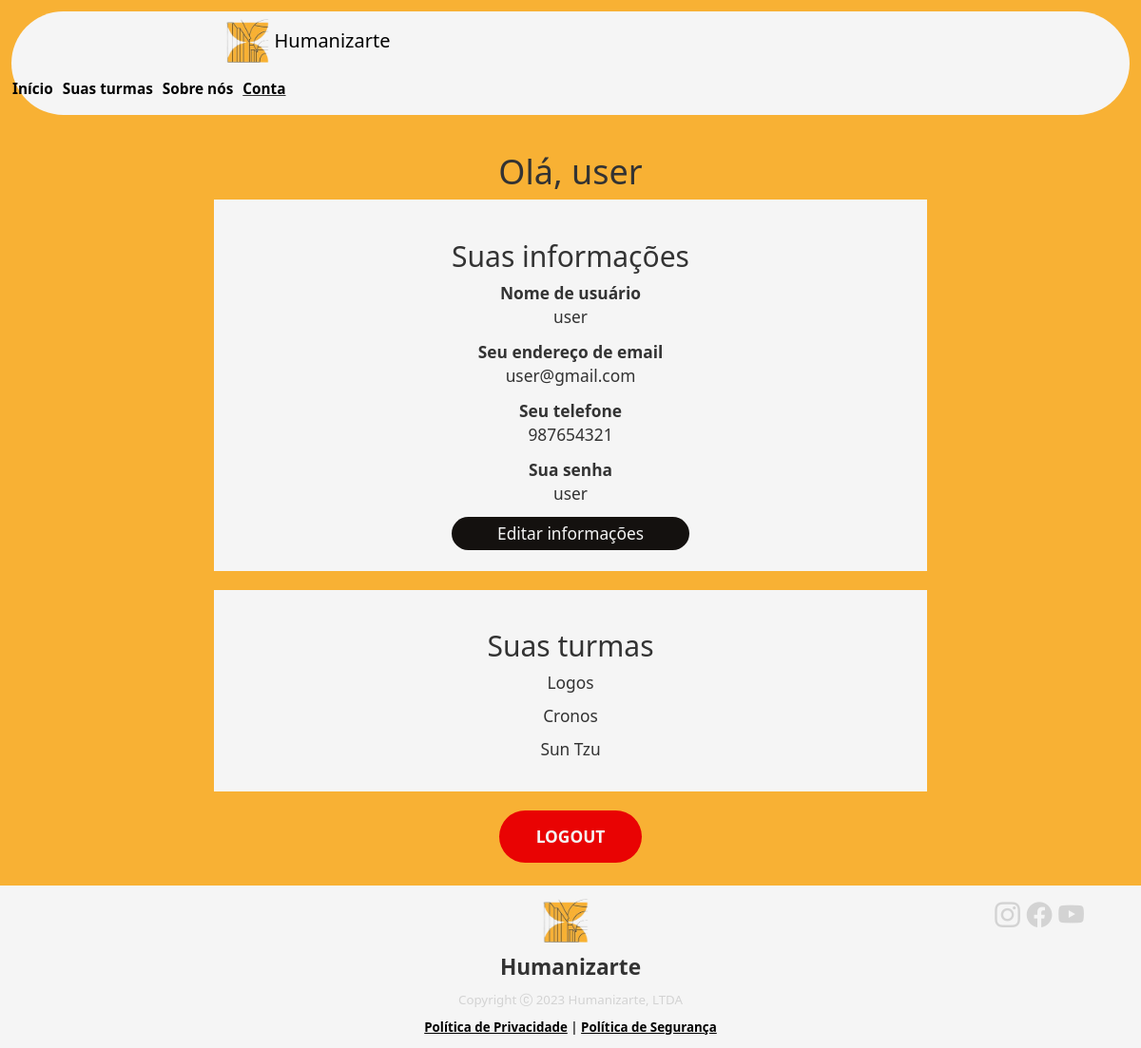
Screenshot of /CADASTRADO/conta/conta.php (signed in) with the database file from the repository.
### tables this page shows
CREATE TABLE IF NOT EXISTS aluno (
    id_aluno INT NOT NULL AUTO_INCREMENT,
    nome VARCHAR(45) NOT NULL,
    email VARCHAR(45) NOT NULL,
    telefone VARCHAR(45) NOT NULL,
    senha VARCHAR(45) NOT NULL,
    status ENUM('ativado', 'desativado') NOT NULL DEFAULT 'ativado',
    PRIMARY KEY (id_aluno)
);

CREATE TABLE IF NOT EXISTS turma (
    id_turma INT NOT NULL AUTO_INCREMENT,
    nome VARCHAR(45) NOT NULL,
    PRIMARY KEY (id_turma)
);

### CADASTRADO/conta/conta.php (the view, shortened to what this page needs)
<?php
include_once("../conn/sessao_usuarios.php");
include_once '../conn/auth.php';
$userID = isset($_SESSION['userID']) ? $_SESSION['userID'] : null;
$user_id = $userID;
$sql = "SELECT nome, email, telefone, senha FROM aluno WHERE id_aluno = :user_id";
try {
  $stmt = $pdo->prepare($sql);
  $stmt->bindParam(':user_id', $user_id, PDO::PARAM_INT);
  $stmt->execute();
  $user = $stmt->fetch(PDO::FETCH_ASSOC);
} catch (PDOException $e) {
}
?>
<!DOCTYPE html>
<html lang="pt-br">
<head>
  <link rel="stylesheet" href="conta.css">
  <link href="https://cdn.jsdelivr.net/npm/bootstrap@5.3.0-alpha2/dist/css/bootstrap.min.css" rel="stylesheet">
  <link rel="stylesheet" href="https://cdn.jsdelivr.net/npm/bootstrap-icons@1.10.3/font/bootstrap-icons.css">
  <link href="https://cdnjs.cloudflare.com/ajax/libs/font-awesome/4.7.0/css/font-awesome.min.css" rel="stylesheet" />
  <link rel="stylesheet" href="https://maxcdn.bootstrapcdn.com/bootstrap/3.4.1/css/bootstrap.min.css">
</head>
<body>
  <div class="navbar">
    <a class="navbar-logo" style="color: black; text-decoration: none; font-size: 15pt;">
      <img src="../index/imagens/logo.png" width="50px" height="50px">
      Humanizarte
    </a>
    <nav class="lista-menu">
      <ul class="menu-items">
        <li><a href="../index/index.php">Início</a></li>
        <li><a href="../suas turmas/turmas.php">Suas turmas</a></li>
        <li><a href="../sobre-nos/sobrenos.php">Sobre nós</a></li>
        <li id="atual"><a href="../conta/conta.php">Conta</a></li>
      </ul>
    </nav>
  </div>
  <div class="center-content">
    <div class="area">
      <h1>Olá, <?php echo htmlspecialchars($user['nome']); ?> </h1>
      <div class="user">
        <h2>Suas informações</h2>
        <div class="campo">
          <p><strong>Nome de usuário</strong></p>
          <p><?php echo htmlspecialchars($user['nome']); ?></p>
        </div>
        <div class="campo">
          <p><strong>Seu endereço de email</strong></p>
          <p><?php echo htmlspecialchars($user['email']); ?></p>
        </div>
        <div class="campo">
          <p><strong>Seu telefone</strong></p>
          <p><?php echo htmlspecialchars($user['telefone']); ?></p>
        </div>
        <div class="campo">
          <p><strong>Sua senha</strong></p>
          <p><?php echo htmlspecialchars($user['senha']); ?></p>
        </div>
        <div class="edit">
          <a href="editarUsuario.php">Editar informações</a>
        </div>
      </div>
      <div class="turmas">
        <h2>Suas turmas</h2>
        <?php
        $sqlTurmas = "SELECT turma.nome FROM turma
                  INNER JOIN aluno_turma ON turma.id_turma = aluno_turma.id_turma
                  WHERE aluno_turma.id_aluno = :user_id";
        try {
          $stmtTurmas = $pdo->prepare($sqlTurmas);
          $stmtTurmas->bindParam(':user_id', $user_id, PDO::PARAM_INT);
          $stmtTurmas->execute();
          while ($row = $stmtTurmas->fetch(PDO::FETCH_ASSOC)) {
            echo "<p>" . htmlspecialchars($row['nome']) . "</p>";
          }
        } catch (PDOException $e) {
        }
        ?>
      </div>
      <div class="logout">
        <a href="logout.php">LOGOUT</a>
      </div>
    </div>
  </div>
  <footer class="rodape">
    <div class="roda-pe">
      <div class="contato">
        <i class="bi bi-instagram" id="ig-icon"></i>
        <i class="bi bi-facebook" id="fb-icon"></i>
        <i class="bi bi-youtube" id="yt-icon"></i>
      </div>
      <img src="../index/imagens/logo.png" alt="Logo da humanizarte" id="logo-roda-pe">
      <h1>Humanizarte</h1>
      <p id="copyright">Copyright <i class="bi bi-c-circle"></i> 2023 Humanizarte, LTDA</p>
      <p style="font-weight: 600; padding-bottom: 1%;"><a href="#" style="color:black; text-decoration: underline;">Política de Privacidade</a> | <a href="#" style="color:black; text-decoration: underline">Política de Segurança</a></p>
    </div>
  </footer>
</body>
</html>

### CADASTRADO/conta/conta.css (style rules this page uses)
* { margin: 0; padding: 0; }
body { background: #F8B134 !important; font-family: system-ui, -apple-system, BlinkMacSystemFont, 'Segoe UI', Roboto, Oxygen, Ubuntu, Cantarell, 'Open Sans', 'Helvetica Neue', sans-serif !important; }
.navbar { background-color: whitesmoke; margin: 1%; border-radius: 100px !important; display: flex; justify-content: space-between; align-items: center; font-family: system-ui, -apple-system, BlinkMacSystemFont, 'Segoe UI', Roboto, Oxygen, Ubuntu, Cantarell, 'Open Sans', 'Helvetica Neue', sans-serif; }
.navbar-logo { width: 50px; height: 50px; margin-right: 900px; display: flex; align-items: center; }
.navbar-logo img { margin-right: 5px; }
.lista-menu .menu-items { margin-top: 5%; font-size: 11.5pt; font-weight: bold; display: flex; list-style: none; padding: 0; margin-left: auto; }
.lista-menu .menu-items li { margin-right: 10px; }
.lista-menu .menu-items li a { color: black; text-decoration: none; }
#atual { text-decoration: underline !important; }
.rodape { background-color: whitesmoke; text-align: center; margin-top: 2%; font-size: 10pt; margin-bottom: -2%; }
.roda-pe h1 { font-size: 17pt; font-weight: 600; margin-top: 1%; margin-bottom: 1%; }
.roda-pe #logo-roda-pe { width: 50px; height: 50px; margin-top: 1%; margin-right: -13%; }
.roda-pe #copyright { color: lightgray; font-weight: 500; margin-top: 0; }
.roda-pe .contato { float: right; margin: 1% 5% 1% 1%; color: lightgray; font-size: 20pt; }
.center-content { display: flex; flex-direction: column; align-items: center; justify-content: center; height: 100%; width: 100%; }
.area h1 { text-align: center; }
.user, .turmas { text-align: center; margin-bottom: 20px; background-color: whitesmoke; padding: 3% 250px; font-size: 13pt; }
.user { text-align: center; }
.user .campo { margin-bottom: 5%; }
.user .campo p { margin-bottom: 0; }
.user .edit { text-align: center; border-radius: 155px; background-color: #14110f; padding: 2%; }
.user .edit a { color: whitesmoke; text-decoration: none; }
.logout { text-align: center; background-color: #E90303; padding: 2%; font-size: 13pt; width: 20%; margin-left: 40%; border-radius: 155px; font-weight: bold; }
.logout a { color: whitesmoke; text-decoration: none; }

### rows the page displays
aluno: nome "user", email "user@gmail.com", telefone "987654321", senha "user"
turma: nome "Logos"
turma: nome "Cronos"
turma: nome "Sun Tzu"
